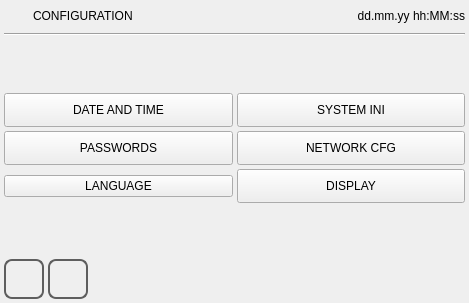
<?xml version="1.0" encoding="UTF-8"?>
<ui version="4.0">
 <class>options</class>
 <widget class="QWidget" name="options">
  <property name="geometry">
   <rect>
    <x>0</x>
    <y>0</y>
    <width>469</width>
    <height>303</height>
   </rect>
  </property>
  <property name="minimumSize">
   <size>
    <width>0</width>
    <height>0</height>
   </size>
  </property>
  <property name="maximumSize">
   <size>
    <width>16777215</width>
    <height>16777215</height>
   </size>
  </property>
  <property name="windowTitle">
   <string>options</string>
  </property>
  <property name="styleSheet">
   <string notr="true">QPushButton
{
	font: 20pt &quot;DejaVu Sans Mono&quot;;
}</string>
  </property>
  <layout class="QVBoxLayout" name="verticalLayout">
   <property name="spacing">
    <number>4</number>
   </property>
   <property name="margin">
    <number>4</number>
   </property>
   <item>
    <layout class="QHBoxLayout" name="horizontalLayout">
     <property name="sizeConstraint">
      <enum>QLayout::SetMinimumSize</enum>
     </property>
     <item>
      <widget class="QLabel" name="labelIcon">
       <property name="minimumSize">
        <size>
         <width>25</width>
         <height>25</height>
        </size>
       </property>
       <property name="maximumSize">
        <size>
         <width>25</width>
         <height>25</height>
        </size>
       </property>
       <property name="focusPolicy">
        <enum>Qt::NoFocus</enum>
       </property>
       <property name="styleSheet">
        <string notr="true">border-image: url(:/systemicons/img/Pinion.png);</string>
       </property>
       <property name="text">
        <string/>
       </property>
      </widget>
     </item>
     <item>
      <widget class="QLabel" name="labelTitle">
       <property name="sizePolicy">
        <sizepolicy hsizetype="Preferred" vsizetype="Fixed">
         <horstretch>0</horstretch>
         <verstretch>0</verstretch>
        </sizepolicy>
       </property>
       <property name="focusPolicy">
        <enum>Qt::NoFocus</enum>
       </property>
       <property name="text">
        <string>CONFIGURATION</string>
       </property>
      </widget>
     </item>
     <item>
      <widget class="QLabel" name="labelUserName">
       <property name="text">
        <string/>
       </property>
      </widget>
     </item>
     <item>
      <widget class="QLabel" name="labelDataOra">
       <property name="sizePolicy">
        <sizepolicy hsizetype="Preferred" vsizetype="Fixed">
         <horstretch>0</horstretch>
         <verstretch>0</verstretch>
        </sizepolicy>
       </property>
       <property name="focusPolicy">
        <enum>Qt::NoFocus</enum>
       </property>
       <property name="text">
        <string>dd.mm.yy hh:MM:ss</string>
       </property>
       <property name="alignment">
        <set>Qt::AlignRight|Qt::AlignTrailing|Qt::AlignVCenter</set>
       </property>
      </widget>
     </item>
    </layout>
   </item>
   <item>
    <widget class="Line" name="line">
     <property name="focusPolicy">
      <enum>Qt::NoFocus</enum>
     </property>
     <property name="orientation">
      <enum>Qt::Horizontal</enum>
     </property>
    </widget>
   </item>
   <item>
    <spacer name="verticalSpacer">
     <property name="focusPolicy">
      <enum>Qt::NoFocus</enum>
     </property>
     <property name="orientation">
      <enum>Qt::Vertical</enum>
     </property>
     <property name="sizeHint" stdset="0">
      <size>
       <width>20</width>
       <height>40</height>
      </size>
     </property>
    </spacer>
   </item>
   <item>
    <layout class="QGridLayout" name="gridLayout">
     <property name="leftMargin">
      <number>0</number>
     </property>
     <property name="rightMargin">
      <number>0</number>
     </property>
     <property name="spacing">
      <number>4</number>
     </property>
     <item row="0" column="1">
      <widget class="QPushButton" name="pushButtonModbus">
       <property name="minimumSize">
        <size>
         <width>0</width>
         <height>34</height>
        </size>
       </property>
       <property name="maximumSize">
        <size>
         <width>16777215</width>
         <height>34</height>
        </size>
       </property>
       <property name="focusPolicy">
        <enum>Qt::NoFocus</enum>
       </property>
       <property name="text">
        <string>SYSTEM INI</string>
       </property>
      </widget>
     </item>
     <item row="1" column="0">
      <widget class="QPushButton" name="pushButtonPasswords">
       <property name="minimumSize">
        <size>
         <width>0</width>
         <height>34</height>
        </size>
       </property>
       <property name="maximumSize">
        <size>
         <width>16777215</width>
         <height>34</height>
        </size>
       </property>
       <property name="focusPolicy">
        <enum>Qt::NoFocus</enum>
       </property>
       <property name="text">
        <string>PASSWORDS</string>
       </property>
      </widget>
     </item>
     <item row="0" column="0">
      <widget class="QPushButton" name="pushButtonDateAndTime">
       <property name="minimumSize">
        <size>
         <width>0</width>
         <height>34</height>
        </size>
       </property>
       <property name="maximumSize">
        <size>
         <width>16777215</width>
         <height>34</height>
        </size>
       </property>
       <property name="focusPolicy">
        <enum>Qt::NoFocus</enum>
       </property>
       <property name="text">
        <string>DATE AND TIME</string>
       </property>
      </widget>
     </item>
     <item row="2" column="0">
      <widget class="QPushButton" name="pushButtonLanguage">
       <property name="focusPolicy">
        <enum>Qt::NoFocus</enum>
       </property>
       <property name="text">
        <string>LANGUAGE</string>
       </property>
      </widget>
     </item>
     <item row="2" column="1">
      <widget class="QPushButton" name="pushButtonDisplaySettings">
       <property name="minimumSize">
        <size>
         <width>0</width>
         <height>34</height>
        </size>
       </property>
       <property name="maximumSize">
        <size>
         <width>16777215</width>
         <height>34</height>
        </size>
       </property>
       <property name="text">
        <string>DISPLAY</string>
       </property>
      </widget>
     </item>
     <item row="1" column="1">
      <widget class="QPushButton" name="pushButtonNetworkCfg">
       <property name="minimumSize">
        <size>
         <width>0</width>
         <height>34</height>
        </size>
       </property>
       <property name="maximumSize">
        <size>
         <width>16777215</width>
         <height>34</height>
        </size>
       </property>
       <property name="focusPolicy">
        <enum>Qt::NoFocus</enum>
       </property>
       <property name="text">
        <string>NETWORK CFG</string>
       </property>
      </widget>
     </item>
    </layout>
   </item>
   <item>
    <spacer name="verticalSpacer_2">
     <property name="focusPolicy">
      <enum>Qt::NoFocus</enum>
     </property>
     <property name="orientation">
      <enum>Qt::Vertical</enum>
     </property>
     <property name="sizeHint" stdset="0">
      <size>
       <width>20</width>
       <height>40</height>
      </size>
     </property>
    </spacer>
   </item>
   <item>
    <layout class="QHBoxLayout" name="horizontalLayout_2">
     <property name="spacing">
      <number>4</number>
     </property>
     <item>
      <widget class="QPushButton" name="pushButtonHome">
       <property name="sizePolicy">
        <sizepolicy hsizetype="Minimum" vsizetype="Fixed">
         <horstretch>60</horstretch>
         <verstretch>60</verstretch>
        </sizepolicy>
       </property>
       <property name="minimumSize">
        <size>
         <width>40</width>
         <height>40</height>
        </size>
       </property>
       <property name="maximumSize">
        <size>
         <width>40</width>
         <height>40</height>
        </size>
       </property>
       <property name="focusPolicy">
        <enum>Qt::NoFocus</enum>
       </property>
       <property name="styleSheet">
        <string notr="true">QPushButton
{
border: 2px solid  rgb(94, 94, 94);
border-radius: 8px;
qproperty-icon: url(:/systemicons/img/Home.png);
qproperty-iconSize: 24px 24px;
qproperty-focusPolicy: NoFocus;
}
QPushButton:pressed
{
border: 2px solid  rgb(194, 194, 194);
background-color:  rgb(255, 255, 127);
}
QPushButton:disabled
{
border: 2px solid  rgb(194, 194, 194);
}
</string>
       </property>
       <property name="text">
        <string/>
       </property>
      </widget>
     </item>
     <item>
      <widget class="QPushButton" name="pushButtonBack">
       <property name="sizePolicy">
        <sizepolicy hsizetype="Minimum" vsizetype="Fixed">
         <horstretch>60</horstretch>
         <verstretch>60</verstretch>
        </sizepolicy>
       </property>
       <property name="minimumSize">
        <size>
         <width>40</width>
         <height>40</height>
        </size>
       </property>
       <property name="maximumSize">
        <size>
         <width>40</width>
         <height>40</height>
        </size>
       </property>
       <property name="focusPolicy">
        <enum>Qt::NoFocus</enum>
       </property>
       <property name="styleSheet">
        <string notr="true">QPushButton
{
border: 2px solid  rgb(94, 94, 94);
border-radius: 8px;
qproperty-icon: url(:/systemicons/img/Go_back.png);
qproperty-iconSize: 24px 24px;
qproperty-focusPolicy: NoFocus;
}
QPushButton:pressed
{
border: 2px solid  rgb(194, 194, 194);
background-color:  rgb(255, 255, 127);
}
QPushButton:disabled
{
border: 2px solid  rgb(194, 194, 194);
}
</string>
       </property>
       <property name="text">
        <string/>
       </property>
      </widget>
     </item>
     <item>
      <spacer name="horizontalSpacer">
       <property name="focusPolicy">
        <enum>Qt::NoFocus</enum>
       </property>
       <property name="orientation">
        <enum>Qt::Horizontal</enum>
       </property>
       <property name="sizeHint" stdset="0">
        <size>
         <width>40</width>
         <height>20</height>
        </size>
       </property>
      </spacer>
     </item>
    </layout>
   </item>
  </layout>
 </widget>
 <resources/>
 <connections/>
</ui>
